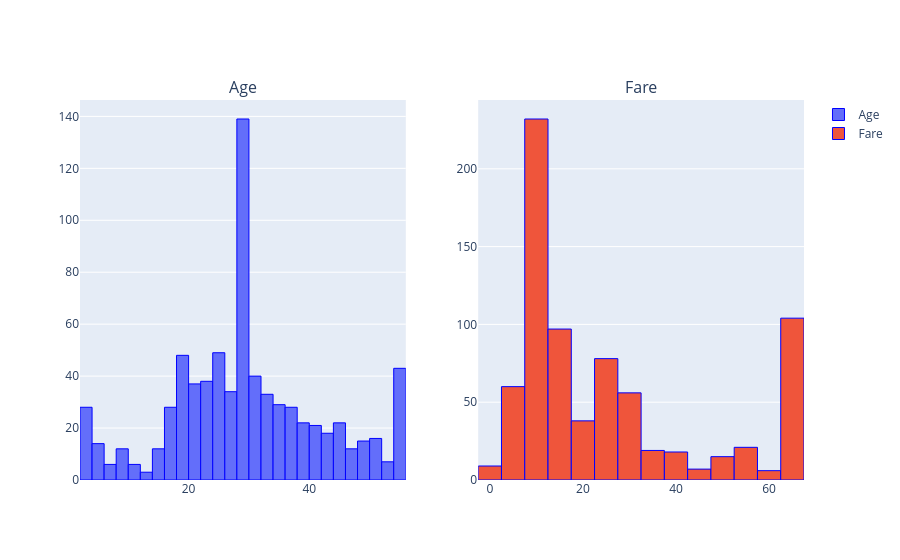

Notebook code cell kept with this figure:
### Code cell
import plotly.subplots as sp
import plotly.graph_objects as go
fig = sp.make_subplots(rows=1, cols=len(num_cols), subplot_titles=num_cols)
for i, col in enumerate(num_cols):
    fig.add_trace(
        go.Histogram(x=train[col], name=col,marker = dict(line=dict(color='blue', width=1))),
        row=1,
        col=i+1)
fig.show()

### Figure 1 — Plotly figure (JSON) as saved in the notebook; plotly's stock layout.template omitted (floating-point values rounded to 4 significant figures; data arrays with more than 128 entries replaced by an {"elided": "..."} marker saying what was removed)
{"data": [{"marker": {"line": {"color": "blue", "width": 1}}, "name": "Age", "type": "histogram", "x": {"elided": "760 float values"}, "xaxis": "x", "yaxis": "y"}, {"marker": {"line": {"color": "blue", "width": 1}}, "name": "Fare", "type": "histogram", "x": {"elided": "760 float values"}, "xaxis": "x2", "yaxis": "y2"}], "layout": {"annotations": [{"font": {"size": 16}, "showarrow": false, "text": "Age", "x": 0.225, "xanchor": "center", "xref": "paper", "y": 1, "yanchor": "bottom", "yref": "paper"}, {"font": {"size": 16}, "showarrow": false, "text": "Fare", "x": 0.775, "xanchor": "center", "xref": "paper", "y": 1, "yanchor": "bottom", "yref": "paper"}], "xaxis": {"anchor": "y", "domain": [0, 0.45]}, "xaxis2": {"anchor": "y2", "domain": [0.55, 1]}, "yaxis": {"anchor": "x", "domain": [0, 1]}, "yaxis2": {"anchor": "x2", "domain": [0, 1]}}}
